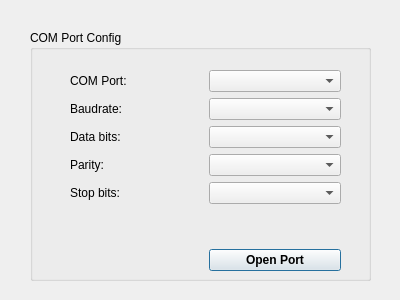
<?xml version="1.0" encoding="UTF-8"?>
<ui version="4.0">
 <class>Dialog_COM_Port</class>
 <widget class="QDialog" name="Dialog_COM_Port">
  <property name="geometry">
   <rect>
    <x>0</x>
    <y>0</y>
    <width>400</width>
    <height>300</height>
   </rect>
  </property>
  <property name="windowTitle">
   <string>COM Port Config</string>
  </property>
  <widget class="QGroupBox" name="groupBox">
   <property name="geometry">
    <rect>
     <x>30</x>
     <y>30</y>
     <width>341</width>
     <height>251</height>
    </rect>
   </property>
   <property name="title">
    <string>COM Port Config</string>
   </property>
   <widget class="QWidget" name="gridLayoutWidget">
    <property name="geometry">
     <rect>
      <x>40</x>
      <y>40</y>
      <width>271</width>
      <height>201</height>
     </rect>
    </property>
    <layout class="QGridLayout" name="gridLayout">
     <item row="3" column="0">
      <widget class="QLabel" name="label_5">
       <property name="text">
        <string>Parity:</string>
       </property>
      </widget>
     </item>
     <item row="0" column="0">
      <widget class="QLabel" name="label">
       <property name="text">
        <string>COM Port:</string>
       </property>
      </widget>
     </item>
     <item row="0" column="1">
      <widget class="QComboBox" name="combo_comList"/>
     </item>
     <item row="1" column="0">
      <widget class="QLabel" name="label_2">
       <property name="text">
        <string>Baudrate:</string>
       </property>
      </widget>
     </item>
     <item row="8" column="1">
      <spacer name="verticalSpacer">
       <property name="orientation">
        <enum>Qt::Vertical</enum>
       </property>
       <property name="sizeHint" stdset="0">
        <size>
         <width>20</width>
         <height>40</height>
        </size>
       </property>
      </spacer>
     </item>
     <item row="2" column="1">
      <widget class="QComboBox" name="combo_databits"/>
     </item>
     <item row="1" column="1">
      <widget class="QComboBox" name="combo_baudrate"/>
     </item>
     <item row="9" column="1">
      <widget class="QPushButton" name="toggle_open_button">
       <property name="font">
        <font>
         <weight>75</weight>
         <bold>true</bold>
        </font>
       </property>
       <property name="text">
        <string>Open Port</string>
       </property>
      </widget>
     </item>
     <item row="5" column="0">
      <widget class="QLabel" name="label_4">
       <property name="text">
        <string>Stop bits:</string>
       </property>
      </widget>
     </item>
     <item row="2" column="0">
      <widget class="QLabel" name="label_3">
       <property name="text">
        <string>Data bits:</string>
       </property>
      </widget>
     </item>
     <item row="3" column="1">
      <widget class="QComboBox" name="combo_parity"/>
     </item>
     <item row="5" column="1">
      <widget class="QComboBox" name="combo_stopbits"/>
     </item>
    </layout>
   </widget>
  </widget>
 </widget>
 <resources/>
 <connections/>
</ui>
